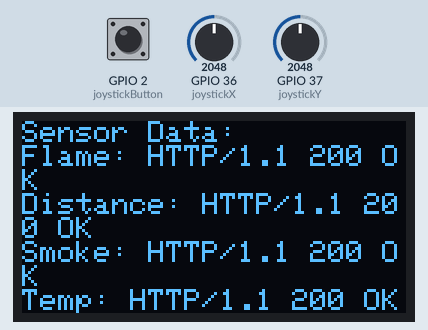
Recording of a sketch running on a simulated ESP32. Parts: 128×64 one-colour display. The inputs (shaded band) are chosen by the test bench; at power-on: GPIO 2 (joystickButton) LOW, GPIO 36 (joystickX) = 2048, GPIO 37 (joystickY) = 2048. WiFi joins after 1.5 s; servers stay silent unless stated; the display library's start-up logo is not drawn; uploads are accepted with an empty reply; what the sketch prints to the serial monitor is not drawn.

Above: at 4.6 s.

The sketch:

control.ino
```cpp
// ESP32 code for remote control

#include <WiFi.h>
#include <Wire.h>
#include <Adafruit_SSD1306.h>

// WiFi Constants
const char* ssid = "your_SSID";
const char* password = "your_PASSWORD";

// OLED Display
#define SCREEN_WIDTH 128
#define SCREEN_HEIGHT 64
Adafruit_SSD1306 display(SCREEN_WIDTH, SCREEN_HEIGHT, &Wire, -1);

// Joystick Pins
const int joystickX = A0;
const int joystickY = A1;
const int joystickButton = 2;

// Robot IP Address
const char* robot_ip = "robot_ip_address"; // Replace with your robot's IP address

void setup() {
    // Initialize Serial
    Serial.begin(115200);

    // Initialize OLED
    if (!display.begin(SSD1306_I2C_ADDRESS, 0x3C)) {
        Serial.println("SSD1306 allocation failed");
        for (;;);
    }
    display.display();
    delay(2000);
    display.clearDisplay();

    // Initialize WiFi
    connectToWiFi();
}

void loop() {
    // Read joystick values
    int xValue = analogRead(joystickX);
    int yValue = analogRead(joystickY);
    int buttonState = digitalRead(joystickButton);

    // Send joystick values to the robot
    sendJoystickValues(xValue, yValue, buttonState);

    // Request sensor data from the robot
    String sensorData = requestSensorData();
    displaySensorData(sensorData);

    delay(100);
}

void connectToWiFi() {
    WiFi.begin(ssid, password);
    while (WiFi.status() != WL_CONNECTED) {
        delay(1000);
        Serial.println("Connecting to WiFi...");
    }
    Serial.println("Connected to WiFi");
}

void sendJoystickValues(int x, int y, int button) {
    WiFiClient client;
    if (client.connect(robot_ip, 80)) {
        String url = "/control?x=" + String(x) + "&y=" + String(y) + "&button=" + String(button);
        client.print(String("GET ") + url + " HTTP/1.1\r\n" +
                     "Host: " + robot_ip + "\r\n" +
                     "Connection: close\r\n\r\n");
        client.stop();
    }
}

String requestSensorData() {
    WiFiClient client;
    if (client.connect(robot_ip, 80)) {
        client.print(String("GET /data HTTP/1.1\r\n") +
                     "Host: " + robot_ip + "\r\n" +
                     "Connection: close\r\n\r\n");
        String data = client.readStringUntil('\n');
        client.stop();
        return data;
    }
    return "";
}

void displaySensorData(String data) {
    display.clearDisplay();
    display.setTextSize(1);
    display.setTextColor(SSD1306_WHITE);
    display.setCursor(0, 0);

    // Split the data received
    int index1 = data.indexOf(',');
    int index2 = data.indexOf(',', index1 + 1);
    int index3 = data.indexOf(',', index2 + 1);
    int index4 = data.indexOf(',', index3 + 1);

    String flame = data.substring(0, index1);
    String distance = data.substring(index1 + 1, index2);
    String smoke = data.substring(index2 + 1, index3);
    String temperature = data.substring(index3 + 1, index4);
    String mic = data.substring(index4 + 1);

    // Display formatted data
    display.println("Sensor Data:");
    display.print("Flame: ");
    display.println(flame);
    display.print("Distance: ");
    display.println(distance);
    display.print("Smoke: ");
    display.println(smoke);
    display.print("Temp: ");
    display.println(temperature);
    display.print("Mic: ");
    display.println(mic);
    display.display();
}
```
